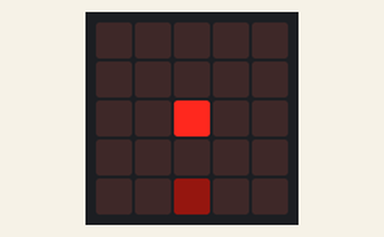
Simulated run of this program. Board: BBC micro:bit (MakeCode). Parts: the board's 5×5 LED display. Dim RGB values are drawn brighter than linear; the clock reads 2024-03-15 10:24:30 at power-on unless the program sets it.

Above: at 0.1 s.
At 4.2 s:
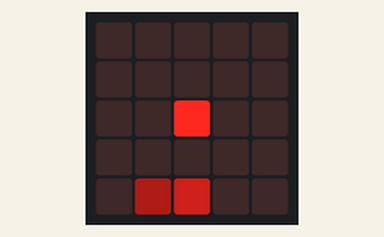
At 8.1 s:
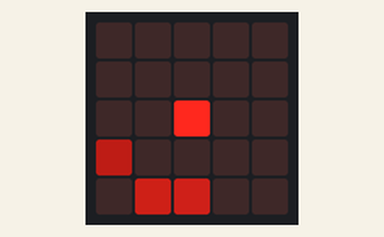
At 16.1 s:
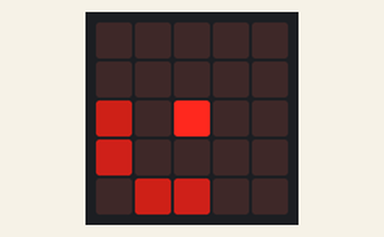
At 25.1 s:
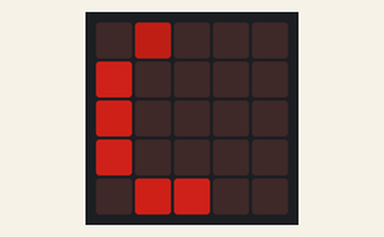
At 33.1 s:
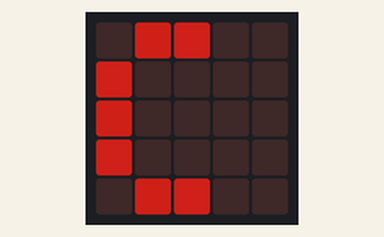

The program:

main.ts
```typescript
/**
* makecode DS1302 RTC Package.
* From microbit/micropython Chinese community.
* http://www.micropython.org.cn
*/

/**
 * DS1302 block
 */
//% weight=100 color=#A040E0 icon="\uf017" block="RTC DS1302"
namespace DS1302 {
    let DS1302_REG_SECOND = 0x80
    let DS1302_REG_MINUTE = 0x82
    let DS1302_REG_HOUR = 0x84
    let DS1302_REG_DAY = 0x86
    let DS1302_REG_MONTH = 0x88
    let DS1302_REG_WEEKDAY = 0x8A
    let DS1302_REG_YEAR = 0x8C
    let DS1302_REG_WP = 0x8E
    let DS1302_REG_CTRL = 0x90
    let DS1302_REG_RAM = 0xC0

    /**
     * convert a Hex data to Dec
     */
    function HexToDec(dat: number): number {
        return (dat / 16) * 10 + (dat % 16);
    }

    /**
     * convert a Dec data to Hex
     */
    function DecToHex(dat: number): number {
        return (dat / 10) * 16 + (dat % 10)
    }

    /**
     * DS1302 RTC class
     */
    export class DS1302RTC {
        clk: DigitalPin;
        dio: DigitalPin;
        cs: DigitalPin;

        /**
         * write a byte to DS1302
         */
        write_byte(dat: number) {
            for (let i = 0; i < 8; i++) {
                pins.digitalWritePin(this.dio, (dat >> i) & 1);
                pins.digitalWritePin(this.clk, 1);
                pins.digitalWritePin(this.clk, 0);
            }
        }

        /**
         * read a byte from DS1302
         */
        read_byte(): number {
            let d = 0;
            for (let i = 0; i < 8; i++) {
                d = d | (pins.digitalReadPin(this.dio) << i);
                pins.digitalWritePin(this.clk, 1);
                pins.digitalWritePin(this.clk, 0);
            }
            return d;
        }

        /**
         * read reg
         */
        getReg(reg: number): number {
            let t = 0;
            pins.digitalWritePin(this.cs, 1);
            this.write_byte(reg);
            t = this.read_byte();
            pins.digitalWritePin(this.cs, 0);
            return t;
        }

        /**
         * write reg
         */
        setReg(reg: number, dat: number) {
            pins.digitalWritePin(this.cs, 1);
            this.write_byte(reg);
            this.write_byte(dat);
            pins.digitalWritePin(this.cs, 0);
        }

        /**
         * write reg with WP protect
         */
        wr(reg: number, dat: number) {
            this.setReg(DS1302_REG_WP, 0)
            this.setReg(reg, dat)
            this.setReg(DS1302_REG_WP, 0)
        }

        /**
         * get Year
         */
        //% blockId="DS1302_get_year" block="%ds|get year"
        //% weight=80 blockGap=8
        //% parts="DS1302"
        getYear(): number {
            return (HexToDec(this.getReg(DS1302_REG_YEAR + 1)) + 2000)
        }

        /**
         * set year
         * @param dat is the Year will be set, eg: 2018
         */
        //% blockId="DS1302_set_year" block="%ds|set year %dat"
        //% weight=81 blockGap=8
        //% parts="DS1302"
        setYear(dat: number): void {
            this.wr(DS1302_REG_YEAR, DecToHex(dat % 100))
        }

        /**
         * get Month
         */
        //% blockId="DS1302_get_month" block="%ds|get month"
        //% weight=78 blockGap=8
        //% parts="DS1302"
        getMonth(): number {
            return HexToDec(this.getReg(DS1302_REG_MONTH + 1))
        }

        /**
         * set month
         * @param dat is Month will be set.  eg: 2
         */
        //% blockId="DS1302_set_month" block="%ds|set month %dat"
        //% weight=79 blockGap=8
        //% parts="DS1302"
        //% dat.min=1 dat.max=12
        setMonth(dat: number): void {
            this.wr(DS1302_REG_MONTH, DecToHex(dat % 13))
        }

        /**
         * get Day
         */
        //% blockId="DS1302_get_day" block="%ds|get day"
        //% weight=76 blockGap=8
        //% parts="DS1302"
        getDay(): number {
            return HexToDec(this.getReg(DS1302_REG_DAY + 1))
        }

        /**
         * set day
         * @param dat is the Day will be set, eg: 15
         */
        //% blockId="DS1302_set_day" block="%ds|set day %dat"
        //% weight=77 blockGap=8
        //% parts="DS1302"
        //% dat.min=1 dat.max=31
        setDay(dat: number): void {
            this.wr(DS1302_REG_DAY, DecToHex(dat % 32))
        }

        /**
         * get Week Day
         */
        //% blockId="DS1302_get_weekday" block="%ds|get weekday"
        //% weight=74 blockGap=8
        //% parts="DS1302"
        getWeekday(): number {
            return HexToDec(this.getReg(DS1302_REG_WEEKDAY + 1))
        }

        /**
         * set weekday
         * @param dat is the Week Day will be set, eg: 4
         */
        //% blockId="DS1302_set_weekday" block="%ds|set weekday %dat"
        //% weight=75 blockGap=8
        //% parts="DS1302"
        //% dat.min=1 dat.max=7
        setWeekday(dat: number): void {
            this.wr(DS1302_REG_WEEKDAY, DecToHex(dat % 8))
        }

        /**
         * get Hour
         */
        //% blockId="DS1302_get_hour" block="%ds|get hour"
        //% weight=72 blockGap=8
        //% parts="DS1302"
        getHour(): number {
            return HexToDec(this.getReg(DS1302_REG_HOUR + 1)) % 24
        }

        /**
         * set hour
         * @param dat is the Hour will be set, eg: 0
         */
        //% blockId="DS1302_set_hour" block="%ds|set hour %dat"
        //% weight=73 blockGap=8
        //% parts="DS1302"
        //% dat.min=0 dat.max=23
        setHour(dat: number): void {
            this.wr(DS1302_REG_HOUR, DecToHex(dat % 24))
        }

        /**
         * get Minute
         */
        //% blockId="DS1302_get_minute" block="%ds|get minute"
        //% weight=72 blockGap=8
        //% parts="DS1302"
        getMinute(): number {
            return HexToDec(this.getReg(DS1302_REG_MINUTE + 1)) % 60
        }

        /**
         * set minute
         * @param dat is the Minute will be set, eg: 0
         */
        //% blockId="DS1302_set_minute" block="%ds|set minute %dat"
        //% weight=71 blockGap=8
        //% parts="DS1302"
        //% dat.min=0 dat.max=59
        setMinute(dat: number): void {
            this.wr(DS1302_REG_MINUTE, DecToHex(dat % 60))
        }

        /**
         * get Second
         */
        //% blockId="DS1302_get_second" block="%ds|get second"
        //% weight=70 blockGap=8
        //% parts="DS1302"
        getSecond(): number {
            return HexToDec(this.getReg(DS1302_REG_SECOND + 1)) % 60
        }

        /**
         * set second
         * @param dat is the Second will be set, eg: 0
         */
        //% blockId="DS1302_set_second" block="%ds|set second %dat"
        //% weight=69 blockGap=8
        //% parts="DS1302"
        //% dat.min=0 dat.max=59
        setSecond(dat: number): void {
            this.wr(DS1302_REG_SECOND, DecToHex(dat % 60))
        }

        /**
         * set Date and Time
         * @param year is the Year will be set, eg: 2018
         * @param month is the Month will be set, eg: 2
         * @param day is the Day will be set, eg: 15
         * @param weekday is the Weekday will be set, eg: 4
         * @param hour is the Hour will be set, eg: 0
         * @param minute is the Minute will be set, eg: 0
         * @param second is the Second will be set, eg: 0
         */
        //% blockId="DS1302_set_DateTime" block="%ds|set Date and Time: Year %year|Month %month|Day %day|WeekDay %weekday|Hour %hour|Minute %minute|Second %second"
        //% weight=50 blockGap=8
        //% parts="DS1302"
        //% year.min=2000 year.max=2100
        //% month.min=1 month.max=12
        //% day.min=1 day.max=31
        //% weekday.min=1 weekday.max=7
        //% hour.min=0 hour.max=23
        //% minute.min=0 minute.max=59
        //% second.min=0 second.max=59
        DateTime(year: number, month: number, day: number, weekday: number, hour: number, minute: number, second: number): void {
            this.setYear(year);
            this.setMonth(month);
            this.setDay(day);
            this.setWeekday(weekday);
            this.setHour(hour);
            this.setMinute(minute);
            this.setSecond(second);
        }

        /**
         * start ds1302 (go on)
         */
        //% blockId="DS1302_start" block="%ds|start RTC"
        //% weight=41 blockGap=8
        //% parts="DS1302"
        start() {
            let t = this.getSecond()
            this.setSecond(t & 0x7f)
        }

        /**
         * stop ds1302 (pause)
         */
        //% blockId="DS1302_pause" block="%ds|pause RTC"
        //% weight=40 blockGap=8
        //% parts="DS1302"
        stop() {
            let t = this.getSecond()
            this.setSecond(t | 0x80)
        }

        /**
         * read RAM
         */
        //% blockId="DS1302_read_ram" block="%ds|read ram %reg"
        //% weight=43 blockGap=8
        //% parts="DS1302"
        //% reg.min=0 reg.max=30
        readRam(reg: number): number {
            return this.getReg(DS1302_REG_RAM + 1 + (reg % 31) * 2)
        }

        /**
         * write RAM
         */
        //% blockId="DS1302_write_ram" block="%ds|write ram %reg|with %dat"
        //% weight=42 blockGap=8
        //% parts="DS1302"
        //% reg.min=0 reg.max=30
        writeRam(reg: number, dat: number) {
            this.wr(DS1302_REG_RAM + (reg % 31) * 2, dat)
        }
    }

    /**
     * create a DS1302 object.
     * @param clk the CLK pin for DS1302, eg: DigitalPin.P13
     * @param dio the DIO pin for DS1302, eg: DigitalPin.P14
     * @param cs the CS pin for DS1302, eg: DigitalPin.P15
     */
    //% weight=200 blockGap=8
    //% blockId="DS1302_create" block="CLK %clk|DIO %dio|CS %cs"
    export function create(clk: DigitalPin, dio: DigitalPin, cs: DigitalPin): DS1302RTC {
        let ds = new DS1302RTC();
        ds.clk = clk;
        ds.dio = dio;
        ds.cs = cs;
        pins.digitalWritePin(ds.clk, 0);
        pins.digitalWritePin(ds.cs, 0);
        return ds;
    }
}
```

test.ts
```typescript
let b = 0
let tmy: number[] = []
let a = 0
let tmx: number[] = []
let item: DS1302.DS1302RTC = null
let old = 0
let sec = 0
sec = 0
old = -1
item = DS1302.create(DigitalPin.P13, DigitalPin.P14, DigitalPin.P15)
tmx = [2, 3, 4, 4, 4, 3, 2, 1, 0, 0, 0, 1]
tmy = [0, 0, 1, 2, 3, 4, 4, 4, 3, 2, 1, 0]
basic.forever(() => {
    sec = item.getSecond()
    if (sec != old) {
        old = sec
        a = sec / 5
        b = sec % 5
        if (4 == b) {
            led.unplot(tmx[a], tmy[a])
        } else {
            led.plotBrightness(tmx[a], tmy[a], 20 + b * 20)
        }
        led.toggle(2, 2)
    }
    basic.pause(300)
})
```

Measured:
- what the display in image 1 shows lasts 0.9 s, from 4.2 s to 5.1 s
- what the display in image 2 shows lasts 1.3 s, from 8.0 s to 9.3 s
